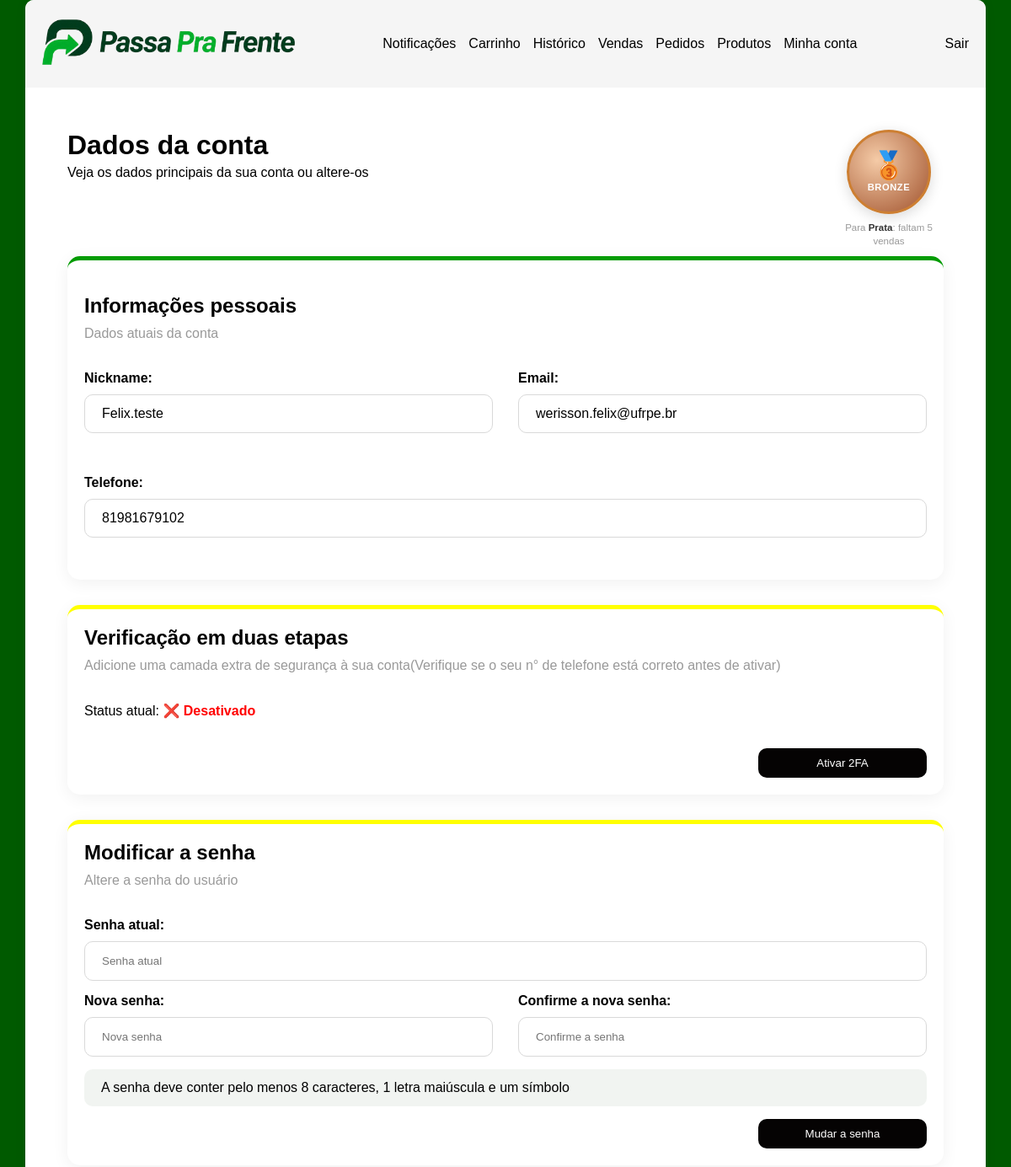
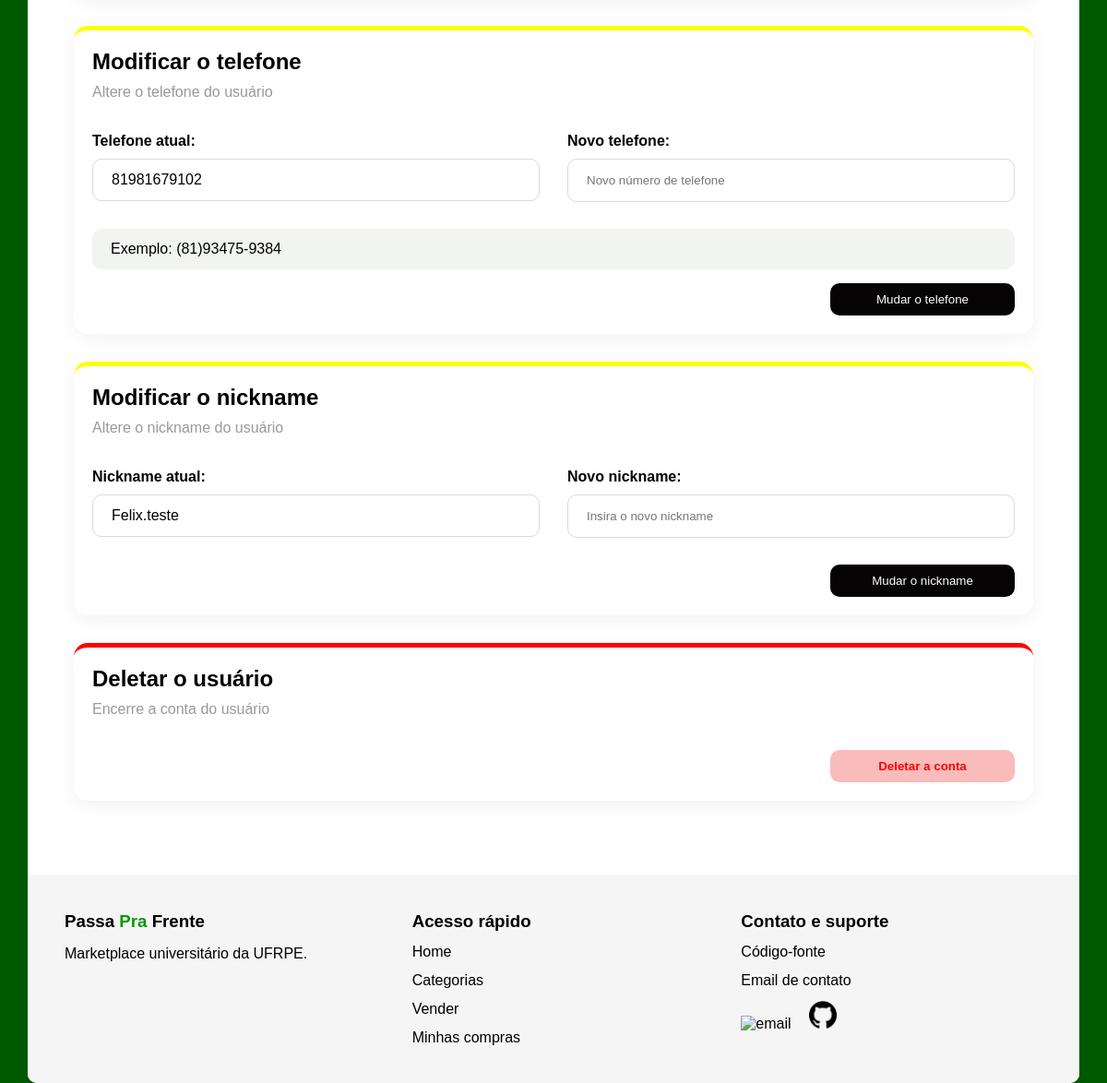
/conta/ (signed in), run on the app's committed database (2 pictures, top to bottom).
### accounts/models.py (models this page shows, shortened)
class Usuario(AbstractUser):
    email = models.EmailField(unique=True)
    nickname = models.CharField(max_length=50, unique=True)
    telefone = models.CharField(max_length=11)
    dois_fatores = models.BooleanField(default=False)
    email_verificado = models.BooleanField(default=False)
    USERNAME_FIELD = 'email'
    REQUIRED_FIELDS = ['username', 'nickname', 'telefone']
    @property
    def media_avaliacoes(self):
        media = Feedback.objects.filter(
            vendedor=self
        ).aggregate(
            media=Avg('nota')
        )['media']
        return round(media, 1) if media else 0
    @property
    def total_avaliacoes(self):
        return Feedback.objects.filter(
            vendedor=self
        ).count()

### accounts/views.py (the view, shortened to what this page needs)
# urls.py: path('conta/', ModificarDadosView.as_view(), name='modificar_dados'),
class ModificarDadosView(LoginRequiredMixin, View):
    def get(self, request):
        ctx = {
            'nickname_form': NicknameForm(instance=request.user),
            'telefone_form': TelefoneForm(instance=request.user),
            'senha_form':    SenhaForm(request.user),
        }
        ctx.update(Badge(request.user).calcular())
        return render(request, 'accounts/modificar_dados.html', ctx)

### accounts/forms.py (shortened to what this page needs)
class NicknameForm(forms.ModelForm):
    class Meta:
        model = Usuario
        fields = ['nickname']
        labels = {'nickname': 'Novo nickname'}

class TelefoneForm(forms.ModelForm):
    class Meta:
        model = Usuario
        fields = ['telefone']
        labels = {'telefone': 'Novo telefone'}

### accounts/badge.py (called while the page is built, shortened)
    def calcular(self):
        for nivel, icone, nome, min_vendas, min_media, proximo_nome, proximo_req in self.NIVEIS:
            if self.vendas >= min_vendas and self.media >= min_media:
                return {
                    'badge_nivel':      nivel,
                    'badge_icone':      icone,
                    'badge_nome':       nome,
                    'badge_proximo':    proximo_nome,
                    'badge_requisitos': self._requisitos(proximo_req),
                }

    def _requisitos(self, proximo_req):
        if not proximo_req:
            return None
        partes = []
        vendas_faltam = proximo_req[0] - self.vendas
        if vendas_faltam > 0:
            partes.append(f'faltam {vendas_faltam} {"venda" if vendas_faltam == 1 else "vendas"}')
        if proximo_req[1] > 0 and self.media < proximo_req[1]:
            partes.append(f'nota ≥ {proximo_req[1]} (atual: {self.media})')
        return ' e '.join(partes) if partes else None

### notificacoes/context_processors.py (called while the page is built)
def notificacoes_nao_lidas(request):
        if not request.user.is_authenticated:
            return {'notificacoes_count': 0}
        count = Notificacao.objects.filter(
            usuario=request.user,
            lida=False
        ).count()
        return {'notificacoes_count': count}

### templates/accounts/modificar_dados.html (shortened to what this page needs)
{% extends 'base.html' %}
{% load static %}
    {% block extra_css %}
        <link rel="stylesheet" href="{% static 'accounts/modificar_dados.css' %}">
    {% endblock %}
{% block content %}
<main>
    <div class="container">
        <div class="dados_header">
            <div class="dados_header_text">
                <h1>Dados da conta</h1>
                <p>Veja os dados principais da sua conta ou altere-os</p>
            </div>
            <div class="badge_container">
                <div class="badge badge_{{ badge_nivel }}">
                    <div class="badge_icon">{{ badge_icone }}</div>
                    <div class="badge_name">{{ badge_nome }}</div>
                </div>
                {% if badge_proximo %}
                    <p class="badge_legend">Para <strong>{{ badge_proximo }}</strong>: {{ badge_requisitos }}</p>
                {% else %}
                    <p class="badge_legend badge_max">🏆 Nível máximo atingido! Parabéns!</p>
                {% endif %}
            </div>
        </div>
        <div class="box personal_box">
            <div class="box_title">
                <h2>Informações pessoais</h2>
                <p>Dados atuais da conta</p>
            </div>
            <div class="box_fields">
                <div class="box_field">
                    <h4>Nickname:</h4>
                    <p>{{ request.user.nickname }}</p>
                </div>
                <div class="box_field">
                    <h4>Email:</h4>
                    <p>{{ request.user.email }}</p>
                </div>
            </div>
            <div class="box_field">
                <h4>Telefone:</h4>
                <p>{{ request.user.telefone }}</p>
            </div>
        </div>
        <div class="box modify_box">
            <div class="box_title">
                <h2>Verificação em duas etapas</h2>
                <p>Adicione uma camada extra de segurança à sua conta(Verifique se o seu n° de telefone está correto antes de ativar)</p>
            </div>
            <p>Status atual:
                {% if request.user.dois_fatores %}
                    <span style="color:green"><b>✅ Ativado</b></span>
                {% else %}
                    <span style="color:red"><b>❌ Desativado</b></span>
                {% endif %}
            </p>
            <div class="box_button">
                <form method="POST">
                    <button type="submit" name="toggle_2fa">
                        {% if request.user.dois_fatores %}
                            Desativar 2FA
                        {% else %}
                            Ativar 2FA
                        {% endif %}
                    </button>
                </form>
            </div>
        </div>
        <div class="box modify_box">
            <div class="box_title">
                <h2>Modificar a senha</h2>
                <p>Altere a senha do usuário</p>
            </div>
            <form method="POST">
                <div class="box_field">
                    <h4>Senha atual:</h4>
                    <input type="password" name="old_password" placeholder="Senha atual">
                </div>
                <div class="box_fields">
                    <div class="box_field">
                        <h4>Nova senha:</h4>
                        <input type="password" name="new_password1" placeholder="Nova senha">
                    </div>
                    <div class="box_field">
                        <h4>Confirme a nova senha:</h4>
                        <input type="password" name="new_password2" placeholder="Confirme a senha">
                    </div>
                </div>
                <div class="box_desc">
                    <p>A senha deve conter pelo menos 8 caracteres, 1 letra maiúscula e um símbolo</p>
                </div>
                <div class="box_button">
                    <button type="submit" name="salvar_senha">Mudar a senha</button>
                </div>
            </form>
        </div>
        <div class="box modify_box">
            <div class="box_title">
                <h2>Modificar o telefone</h2>
                <p>Altere o telefone do usuário</p>
            </div>
            <form method="POST">
                <div class="box_fields">
                    <div class="box_field">
                        <h4>Telefone atual:</h4>
                        <p>{{ request.user.telefone }}</p>
                    </div>
                    <div class="box_field">
                        <h4>Novo telefone:</h4>
                        <input type="tel" name="telefone" placeholder="Novo número de telefone">
                    </div>
                </div>
                <div class="box_desc">
                    <p>Exemplo: (81)93475-9384</p>
                </div>
                <div class="box_button">
                    <button type="submit" name="salvar_telefone">Mudar o telefone</button>
                </div>
            </form>
        </div>
        <div class="box modify_box">
            <div class="box_title">
                <h2>Modificar o nickname</h2>
                <p>Altere o nickname do usuário</p>
            </div>
            <form method="POST">
                <div class="box_fields">
                    <div class="box_field">
                        <h4>Nickname atual:</h4>
                        <p>{{ request.user.nickname }}</p>
                    </div>
                    <div class="box_field">
                        <h4>Novo nickname:</h4>
                        <input type="text" name="nickname" placeholder="Insira o novo nickname">
                    </div>
                </div>
                <div class="box_button">
                    <button type="submit" name="salvar_nickname">Mudar o nickname</button>
                </div>
            </form>
        </div>
        <div class="box delete_box">
            <div class="box_title">
                <h2>Deletar o usuário</h2>
                <p>Encerre a conta do usuário</p>
            </div>
            <div class="box_button">
                <a href="{% url 'deletar_conta' %}">
                    <button type="button" class="delete"><b>Deletar a conta</b></button>
                </a>
            </div>
        </div>
    </div>
</main>
{% endblock %}

### static/base.css (style rules this page uses)
* { margin: 0px; padding: 0px; font-family: Arial, sans-serif; --green1: #009b00; --green-body: #005a00; --white: #ffffff; --grey-button: #e2e2e2bb; --black: #000000; --background1: #f7f7f7dc; }
body { box-sizing: border-box; background-color: var(--green-body); }
.container { max-width: 1140px; margin: auto; }
.badge { color: red; }

### static/accounts/modificar_dados.css (style rules this page uses)
* { margin: 0; padding: 0; box-sizing: border-box; font-family: Arial; --green1: #009b00; --green2: #01bb01; --background1: #f5f5f5; --background2: #F1F4F1; --border-grey: #D9D9D9; --grey-subtitle: #999; --background-button: #050303; --red1: red; --red-button: #fabbbb; }
.container { max-width: 1140px; margin: auto; }
main { padding: 50px; }
main h1, main p { margin-bottom: 15px; }
.dados_header { display: flex; justify-content: space-between; align-items: flex-start; margin-bottom: 10px; }
.dados_header_text h1 { margin-bottom: 5px; }
.badge_container { display: flex; flex-direction: column; align-items: center; gap: 8px; min-width: 120px; }
.badge { display: flex; flex-direction: column; align-items: center; justify-content: center; width: 100px; height: 100px; border-radius: 50%; gap: 4px; box-shadow: 0 4px 16px rgba(0,0,0,0.15); transition: transform 0.2s; }
.badge_icon { font-size: 2rem; line-height: 1; }
.badge_name { font-size: 0.7rem; font-weight: bold; text-transform: uppercase; letter-spacing: 0.05em; }
.badge_bronze { background: radial-gradient(circle at 35% 35%, #f5cba7, #a0522d); color: #fff; border: 3px solid #cd7f32; }
.badge_legend { font-size: 0.72rem; color: var(--grey-subtitle); text-align: center; max-width: 130px; line-height: 1.4; margin: 0 !important; }
.badge_legend strong { color: #333; }
.box { display: flex; flex-direction: column; justify-content: space-between; gap: 20px; background-color: white; width: 100%; border-radius: 15px; padding: 20px; margin-bottom: 30px; box-shadow: 0 4px 20px rgba(0,0,0,0.06); }
.personal_box { border-top: 5px solid var(--green1); }
.modify_box { border-top: 5px solid yellow; }
.delete_box { border-top: 5px solid var(--red1); }
.box_title h2 { margin-bottom: 10px; }
.box_title p { color: var(--grey-subtitle); }
.box_button { display: flex; justify-content: flex-end; }
.box_button button { width: 200px; padding: 10px 25px; border-radius: 10px; border: none; cursor: pointer; background-color: var(--background-button); color: white; transition: 0.3s; }
.box_button .delete { width: 200px; padding: 10px 25px; border-radius: 10px; border: none; cursor: pointer; background-color: var(--red-button); color: var(--red1); transition: 0.3s; }
.box_fields { display: flex; justify-content: space-between; gap: 30px; }
.box_field { flex: 1; margin-bottom: 15px; }
.box_field h4 { margin-bottom: 10px; }
.box_field p { padding: 13px 20px; border: 1px solid var(--border-grey); border-radius: 10px; }
.box_desc p { padding: 13px 20px; background-color: var(--background2); border-radius: 10px; }
.box_field input { padding: 15px 20px; border: 1px solid var(--border-grey); border-radius: 10px; width: 100%; outline: none; }

### data on the page
Usuario: user.nickname "Felix.teste", user.email "werisson.felix@ufrpe.br", user.telefone "81981679102"

### other printed values
{{ badge_icone }} "🥉"
{{ badge_nome }} "BRONZE"
{{ badge_proximo }} "Prata"
{{ badge_requisitos }} "faltam 5 vendas"
